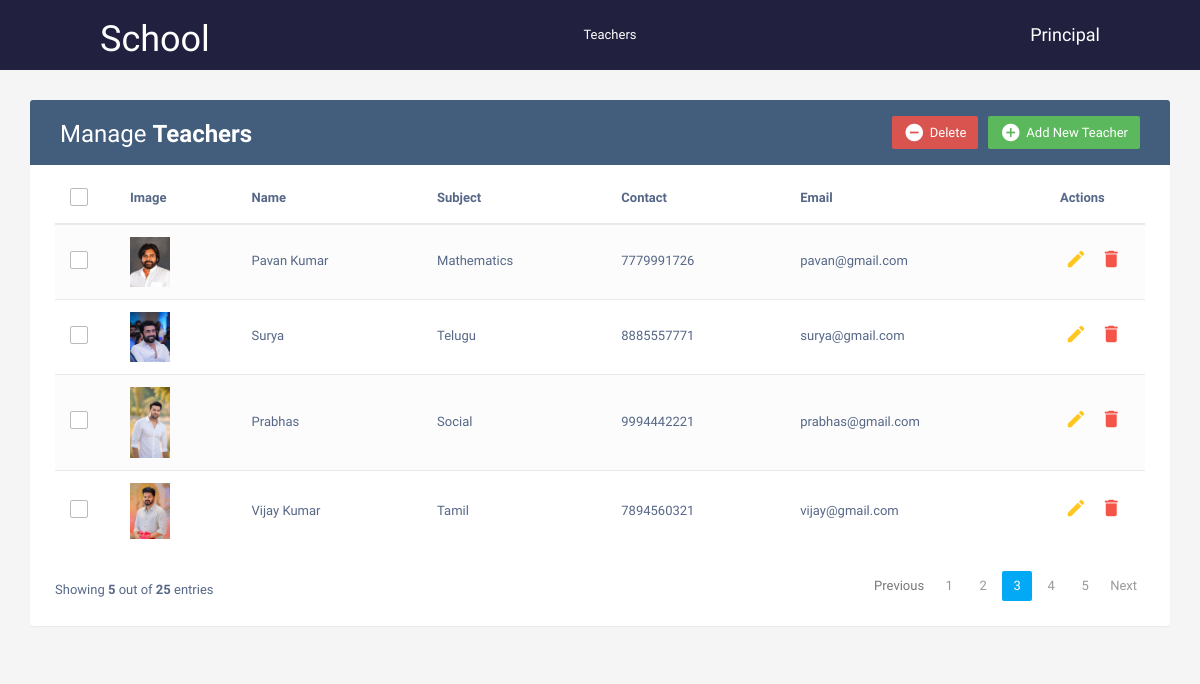
The page / on the database its author committed.
### teachers/models.py (models this page shows, shortened)
class Teacher(models.Model):
    name = models.CharField(max_length=200)
    subject = models.CharField(max_length=100)
    contact = models.CharField(max_length=15)
    email = models.EmailField(unique=True)
    image = models.ImageField(upload_to='teachers/', blank=True, null=True)

### teachers/views.py (the view)
# urls.py: path('', views.teacher_list, name='all-teachers'),
def teacher_list(request):
    print('teacher_list:', request.method)
    teachers = Teacher.objects.all()
    return render(request, 'index.html', {'allteacher': teachers})

### school/templates/index.html (shortened to what this page needs)
<!DOCTYPE html>
<html lang="en">
<head>
<link rel="stylesheet" href="static/css/styles.css" />
<link rel="stylesheet" href="https://maxcdn.bootstrapcdn.com/font-awesome/4.7.0/css/font-awesome.min.css">
<link rel="stylesheet" href="https://maxcdn.bootstrapcdn.com/bootstrap/3.3.7/css/bootstrap.min.css">
</head>
  <body>
	{% include 'header.html' %}
    <div class="container">
        <div class="table-wrapper">
            <div class="table-title">
                <div class="row">
                    <div class="col-sm-6">
						<h2>Manage <b>Teachers</b></h2>
					</div>
					<div class="col-sm-6">
						<a href="#addEmployeeModal" class="btn btn-success" data-toggle="modal"><i class="material-icons">&#xE147;</i> <span>Add New Teacher</span></a>
						<a href="#deleteEmployeeModal" class="btn btn-danger" data-toggle="modal"><i class="material-icons">&#xE15C;</i> <span>Delete</span></a>
					</div>
                </div>
            </div>
            <table class="table table-striped table-hover">
                <thead>
                    <tr>
						<th>
							<span class="custom-checkbox">
								<label for="selectAll"></label>
							</span>
						</th>
						<th>Image</th>
                        <th>Name</th>
                        <th>Subject</th>
						<th>Contact</th>
                        <th>Email</th>
                        <th>Actions</th>
                    </tr>
                </thead>
                <tbody>
					{% for i in allteacher %}
                    <tr>
						<td>
							<span class="custom-checkbox">
								<label for="checkbox1"></label>
							</span>
						</td>
						<td>
							{% if i.image %}
							<img src="{{i.image.url}}" alt="teacher image" width="40" />
							{% endif %}
						</td>
                        <td>{{i.name}}</td>
                        <td>{{i.subject}}</td>
						<td>{{i.contact}}</td>
                        <td>{{i.email}}</td>
                        <td>
                            <a href="#editEmployeeModal-{{ forloop.counter }}" class="edit" data-toggle="modal"><i class="material-icons" data-toggle="tooltip" title="Edit">&#xE254;</i></a>
                            <a href="#deleteEmployeeModal-{{ forloop.counter }}" class="delete" data-toggle="modal"><i class="material-icons" data-toggle="tooltip" title="Delete">&#xE872;</i></a>
                        </td>
                    </tr>
					{% endfor %}
                </tbody>
            </table>
			<div class="clearfix">
                <div class="hint-text">Showing <b>5</b> out of <b>25</b> entries</div>
                <ul class="pagination">
                    <li class="page-item disabled"><a href="#">Previous</a></li>
                    <li class="page-item"><a href="#" class="page-link">1</a></li>
                    <li class="page-item"><a href="#" class="page-link">2</a></li>
                    <li class="page-item active"><a href="#" class="page-link">3</a></li>
                    <li class="page-item"><a href="#" class="page-link">4</a></li>
                    <li class="page-item"><a href="#" class="page-link">5</a></li>
                    <li class="page-item"><a href="#" class="page-link">Next</a></li>
                </ul>
            </div>
        </div>
    </div>
</body>
</html>

### school/templates/header.html (shortened to what this page needs)
<!DOCTYPE html>
<html lang="en">
<head>
    <link rel="stylesheet" href="static/css/styles.css"/>
</head>
<body>
    <div class="navsection">
        <div class="title">
            <h1>School</h1>
        </div>
        <div class="menu">
            <a href="teachers">Teachers</a>
        </div>
        <div class="user">
            <h4>Principal</h4>
        </div>
    </div>
</body>
</html>

### school/static/css/styles.css (style rules this page uses)
body { color: #566787; background: #f5f5f5; font-family: 'Varela Round', sans-serif; font-size: 13px; }
.table-wrapper { background: #fff; padding: 20px 25px; margin: 30px 0; border-radius: 3px; box-shadow: 0 1px 1px rgba(0,0,0,.05); }
.table-title { padding-bottom: 15px; background: #435d7d; color: #fff; padding: 16px 30px; margin: -20px -25px 10px; border-radius: 3px 3px 0 0; }
.table-title h2 { margin: 5px 0 0; font-size: 24px; }
.table-title .btn { color: #fff; float: right; font-size: 13px; border: none; min-width: 50px; border-radius: 2px; border: none; outline: none !important; margin-left: 10px; }
.table-title .btn i { float: left; font-size: 21px; margin-right: 5px; }
.table-title .btn span { float: left; margin-top: 2px; }
table.table tr th, table.table tr td { border-color: #e9e9e9; padding: 12px 15px; vertical-align: middle; }
table.table tr th:first-child { width: 60px; }
table.table tr th:last-child { width: 100px; }
table.table-striped tbody tr:nth-of-type(odd) { background-color: #fcfcfc; }
table.table td:last-child i { opacity: 0.9; font-size: 22px; margin: 0 5px; }
table.table td a { font-weight: bold; color: #566787; display: inline-block; text-decoration: none; outline: none !important; }
table.table td a.edit { color: #FFC107; }
table.table td a.delete { color: #F44336; }
table.table td i { font-size: 19px; }
.pagination { float: right; margin: 0 0 5px; }
.pagination li a { border: none; font-size: 13px; min-width: 30px; min-height: 30px; color: #999; margin: 0 2px; line-height: 30px; border-radius: 2px !important; text-align: center; padding: 0 6px; }
.pagination li.active a, .pagination li.active a.page-link { background: #03A9F4; }
.hint-text { float: left; margin-top: 10px; font-size: 13px; }
.custom-checkbox { position: relative; }
.custom-checkbox label:before { width: 18px; height: 18px; }
.custom-checkbox label:before { content: ''; margin-right: 10px; display: inline-block; vertical-align: text-top; background: white; border: 1px solid #bbb; border-radius: 2px; box-sizing: border-box; z-index: 2; }
.navsection { background-color: rgb(33, 33, 63); color:white; display: flex; justify-content: space-between; align-items: center; padding: 0 100px; }
.menu a { color:white; margin-right: 20px; }

### rows shown on the page
Teacher: image (picture), name "Pavan Kumar", subject "Mathematics", contact "7779991726", email "pavan@gmail.com"
Teacher: image (picture), name "Surya", subject "Telugu", contact "8885557771", email "surya@gmail.com"
Teacher: image (picture), name "Prabhas", subject "Social", contact "9994442221", email "prabhas@gmail.com"
Teacher: image (picture), name "Vijay Kumar", subject "Tamil", contact "7894560321", email "vijay@gmail.com"
